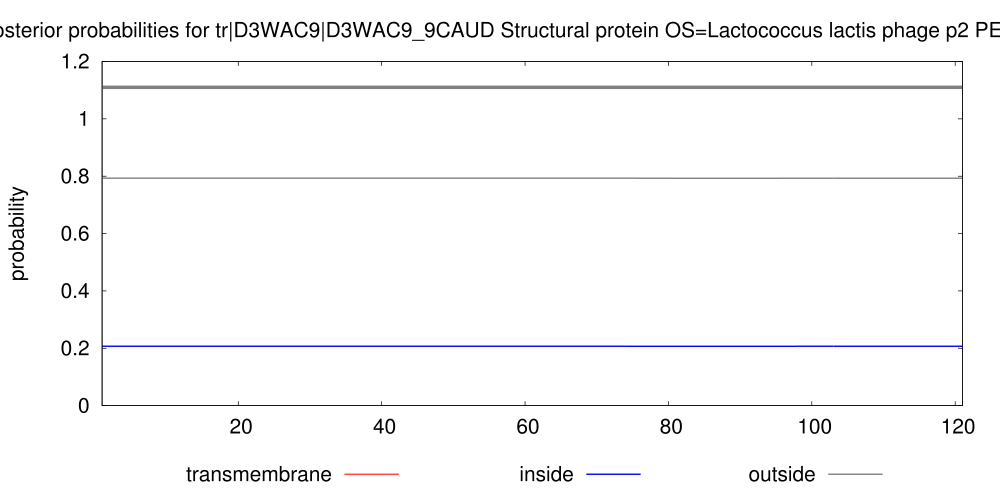

Source code (gnuplot):
set arrow from 1,1.11 to 121,1.11 nohead lt 9 lw 10
set key below
set title "TMHMM posterior probabilities for tr|D3WAC9|D3WAC9_9CAUD Structural protein OS=Lactococcus lactis phage p2 PE=4 SV=1 ORF=10"
set yrange [0:1.2]
set size 2., 1.4
#set xlabel "position"
set ylabel "probability"
set xrange [1:121]
# Make the ps plot
set term postscript eps color solid "Helvetica" 30
set output "./TMHMM_9908/tr_D3WAC9_D3WAC9_9CAUD.eps"
plot "./TMHMM_9908/tr_D3WAC9_D3WAC9_9CAUD.plp" using 1:4 title "transmembrane" with impulses lt 1 lw 3, \
"" using 1:3 title "inside" with line lt 3 lw 4, \
"" using 1:5 title "outside" with line lt 9 lw 4
exit
